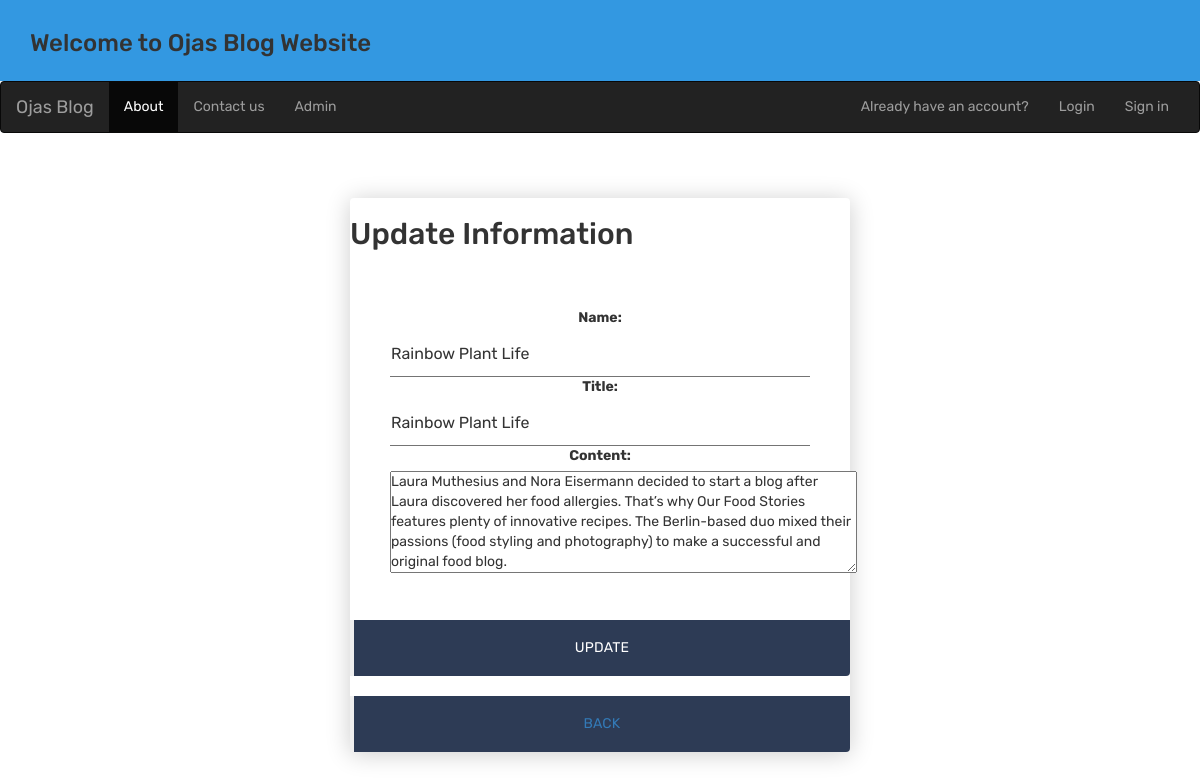
/6/, run on the app's committed database.
### blog/models.py (models this page shows, shortened)
class Blog(models.Model):
    name=models.CharField(max_length=255)
    title=models.CharField(max_length=255,unique=True)
    content=models.TextField(max_length=10000000)
    updated_on = models.DateTimeField(auto_now=True)
    created_on = models.DateTimeField(auto_now_add=True)
    class Meta:
        ordering = ["-created_on"]

### blog/views.py (the view)
# urls.py: path("<int:id>/", views.update, name="update"),
def update(request,id):
    if request.method=="POST":
        a=Blog.objects.get(pk=id)
        b=Blog1(request.POST,instance=a)
        if b.is_valid():
            b.save()
            messages.success(request,"successfully updated")
    else:
        a=Blog.objects.get(pk=id)
        b=Blog1(instance=a)
    return render(request,"2.html",{"data":b})

### blog/forms.py
class Blog1(forms.ModelForm):
    class Meta:
        model=Blog
        fields=["name","title","content"]
        widgets = {
            "content": forms.Textarea(attrs={"rows": 5, "cols": 50})
        }

### blog/templates/2.html (shortened to what this page needs)
{% extends 'base.html' %}
{% load static %}
{% block content %}
<!DOCTYPE html>
<html lang="en" >
<head>
  <link rel='stylesheet' href='https://fonts.googleapis.com/css?family=Rubik:400,700'><link rel="stylesheet" href="{%static 'css/style.css' %}">
</head>
<body>
<div class="login-form">
<form action="" method="post" novalidate>
    <h2>Update Information</h2>
        <div class="content">
      <div class="input-field">
        {{data}}
          </div></div>
      <div class="action">
          <input type="button"><button>Update</button></div><br>
    <div class="action">
      <input type="button"><button>
        <a href="{% url 'add' %}">Back</a></button></div>
    </form>
</div>
</center></body></html>
{% endblock content %}

### blog/static/css/style.css (style rules this page uses)
* { margin: 0; padding: 0; box-sizing: border-box; -webkit-font-smoothing: antialiased; }
body { background: #ffffff; font-family: 'Rubik', sans-serif; }
.login-form { background: #fff; width: 500px; margin: 65px auto; display: -webkit-box; display: flex; -webkit-box-orient: vertical; -webkit-box-direction: normal; flex-direction: column; border-radius: 4px; box-shadow: 0 2px 25px rgba(0, 0, 0, 0.2); }
.login-form .content { padding: 35px; text-align: center; }
.login-form .input-field { padding: 12px 5px; }
.login-form .input-field input { font-size: 16px; display: block; font-family: 'Rubik', sans-serif; width: 100%; padding: 10px 1px; border: 0; border-bottom: 1px solid #747474; outline: none; -webkit-transition: all .2s; transition: all .2s; }
.login-form .input-field input::placeholder { text-transform: uppercase; }
.login-form .action { display: -webkit-box; display: flex; -webkit-box-orient: horizontal; -webkit-box-direction: normal; flex-direction: row; }
.login-form .action button { width: 100%; border: none; padding: 18px; font-family: 'Rubik', sans-serif; cursor: pointer; text-transform: uppercase; background: #e8e9ec; color: #777; border-bottom-left-radius: 4px; border-bottom-right-radius: 0; letter-spacing: 0.2px; outline: 0; -webkit-transition: all .3s; transition: all .3s; }
.login-form .action button:nth-child(2) { background: #2d3b55; color: #fff; border-bottom-left-radius: 0; border-bottom-right-radius: 4px; }

### data on the page
Blog: name "Rainbow Plant Life", title "Rainbow Plant Life", content "Laura Muthesius and Nora Eisermann decided to start a blog after Laura discovered her food allergies. That’s why Our Food Stories features plenty of innovative recipes. The Berlin-based duo mixed their passions (food styling and photography) to make a successful and original food blog."
